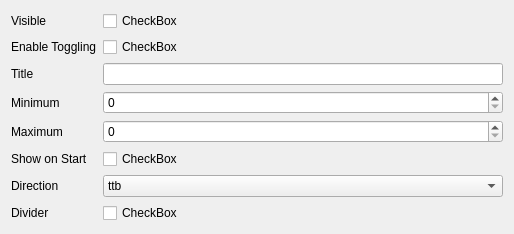
             <widget class="QWidget" name="page_4">
              <property name="geometry">
               <rect>
                <x>0</x>
                <y>0</y>
                <width>514</width>
                <height>208</height>
               </rect>
              </property>
              <attribute name="label">
               <string>Panel5</string>
              </attribute>
              <layout class="QFormLayout" name="formLayout_4">
               <item row="0" column="0">
                <widget class="QLabel" name="label_20">
                 <property name="text">
                  <string>Visible</string>
                 </property>
                </widget>
               </item>
               <item row="0" column="1">
                <widget class="AnimatedCheck" name="builder__panel5__visible">
                 <property name="text">
                  <string>CheckBox</string>
                 </property>
                </widget>
               </item>
               <item row="1" column="0">
                <widget class="QLabel" name="label_25">
                 <property name="text">
                  <string>Enable Toggling</string>
                 </property>
                </widget>
               </item>
               <item row="1" column="1">
                <widget class="AnimatedCheck" name="builder__panel5__toggle">
                 <property name="text">
                  <string>CheckBox</string>
                 </property>
                </widget>
               </item>
               <item row="2" column="0">
                <widget class="QLabel" name="label_24">
                 <property name="text">
                  <string>Title</string>
                 </property>
                </widget>
               </item>
               <item row="2" column="1">
                <widget class="QLineEdit" name="builder__panel5__title"/>
               </item>
               <item row="3" column="0">
                <widget class="QLabel" name="label_23">
                 <property name="text">
                  <string>Minimum</string>
                 </property>
                </widget>
               </item>
               <item row="3" column="1">
                <widget class="QSpinBox" name="builder__panel5__minimum"/>
               </item>
               <item row="4" column="0">
                <widget class="QLabel" name="label_22">
                 <property name="text">
                  <string>Maximum</string>
                 </property>
                </widget>
               </item>
               <item row="4" column="1">
                <widget class="QSpinBox" name="builder__panel5__maximum"/>
               </item>
               <item row="5" column="0">
                <widget class="QLabel" name="label_21">
                 <property name="text">
                  <string>Show on Start</string>
                 </property>
                </widget>
               </item>
               <item row="5" column="1">
                <widget class="AnimatedCheck" name="builder__panel5__show_onstart">
                 <property name="text">
                  <string>CheckBox</string>
                 </property>
                </widget>
               </item>
               <item row="6" column="0">
                <widget class="QLabel" name="label_19">
                 <property name="text">
                  <string>Direction</string>
                 </property>
                </widget>
               </item>
               <item row="6" column="1">
                <widget class="QComboBox" name="builder__panel5__direction">
                 <item>
                  <property name="text">
                   <string>ttb</string>
                  </property>
                 </item>
                 <item>
                  <property name="text">
                   <string>btt</string>
                  </property>
                 </item>
                </widget>
               </item>
               <item row="7" column="0">
                <widget class="QLabel" name="label_52">
                 <property name="text">
                  <string>Divider</string>
                 </property>
                </widget>
               </item>
               <item row="7" column="1">
                <widget class="AnimatedCheck" name="builder__panel5__divider">
                 <property name="text">
                  <string>CheckBox</string>
                 </property>
                </widget>
               </item>
              </layout>
             </widget>
